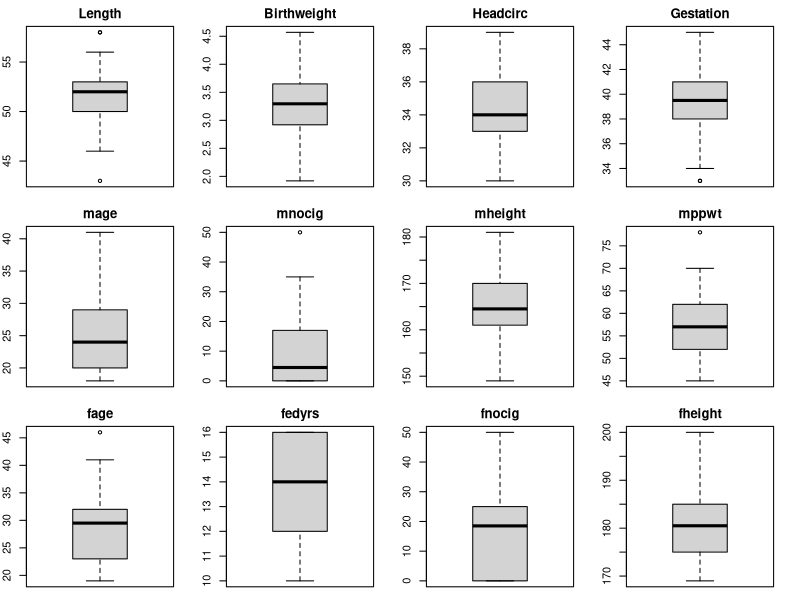
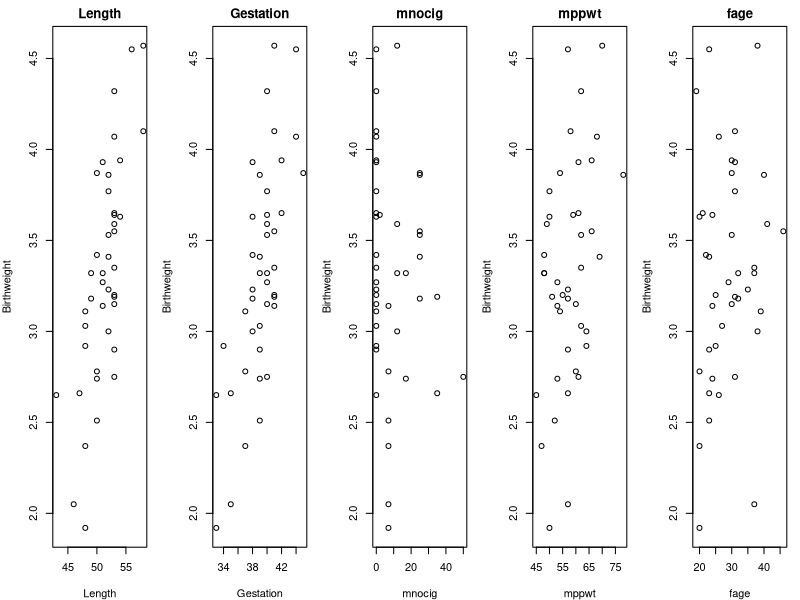

Generate these figures, in order, with R:
## ---- chunk 1
birthweight <- read.csv("data/Birthweight.csv")
str(birthweight)
head(birthweight)
## ---- chunk 2
birthweight1 <- birthweight
birthweight1$ID <- NULL; birthweight1$smoker <- NULL
birthweight1$lowbwt <- NULL; birthweight1$mage35 <- NULL
## ---- chunk 3
par(mfrow=c(3, 4), mar=c(1,2,2,2))
for (i in 1:12) {
  boxplot(birthweight1[,i], main=names(birthweight1)[i])
}
## ---- chunk 4
predictors = c("Length", "Gestation", "mnocig", "mppwt", "fage")
par(mfrow=c(1, 5), mar=c(4,4,2,1))
for (i in 1:5) {
  plot(birthweight1[,predictors[i]], birthweight1$Birthweight,
       main=predictors[i], xlab=predictors[i], ylab="Birthweight")
}
## ---- chunk 5
bw_model <- lm(Birthweight~Length+mnocig+fage+mppwt, data=birthweight1)
influence <- influence.measures(bw_model)
cdist <- cooks.distance(bw_model)
